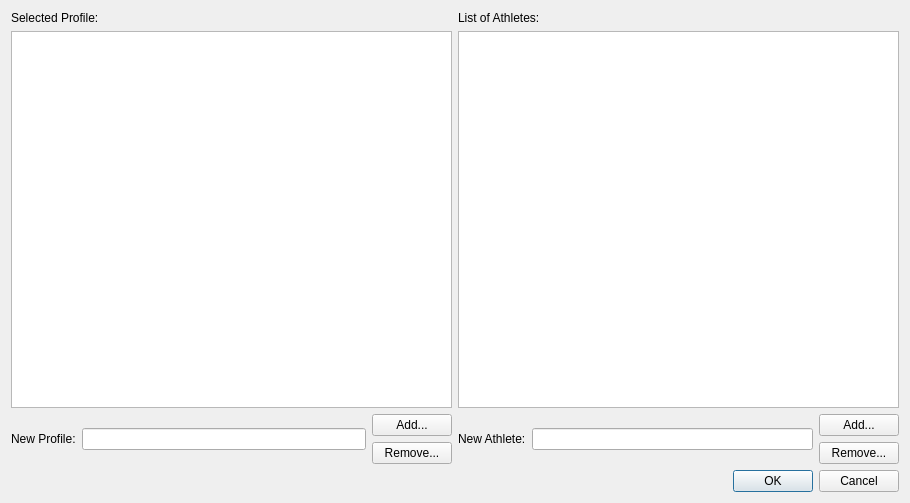
<?xml version="1.0" encoding="UTF-8"?>
<ui version="4.0">
 <class>ProfileDialog</class>
 <widget class="QDialog" name="ProfileDialog">
  <property name="geometry">
   <rect>
    <x>0</x>
    <y>0</y>
    <width>910</width>
    <height>503</height>
   </rect>
  </property>
  <property name="windowTitle">
   <string>Edit Profile</string>
  </property>
  <layout class="QVBoxLayout" name="verticalLayout_6">
   <item>
    <layout class="QVBoxLayout" name="verticalLayout_5">
     <item>
      <layout class="QHBoxLayout" name="horizontalLayout">
       <item>
        <layout class="QVBoxLayout" name="verticalLayout">
         <item>
          <widget class="QLabel" name="ProfileLabel">
           <property name="text">
            <string>Selected Profile:</string>
           </property>
          </widget>
         </item>
         <item>
          <widget class="QListWidget" name="ProfileList">
           <property name="selectionMode">
            <enum>QAbstractItemView::SingleSelection</enum>
           </property>
          </widget>
         </item>
         <item>
          <layout class="QHBoxLayout" name="horizontalLayout_2">
           <item>
            <widget class="QLabel" name="ProfileLineLabel">
             <property name="text">
              <string>New Profile:</string>
             </property>
            </widget>
           </item>
           <item>
            <widget class="QLineEdit" name="ProfileLineEdit"/>
           </item>
           <item>
            <layout class="QVBoxLayout" name="verticalLayout_3">
             <item>
              <widget class="QPushButton" name="ProfileAddButton">
               <property name="text">
                <string>Add...</string>
               </property>
              </widget>
             </item>
             <item>
              <widget class="QPushButton" name="ProfileRemoveButton">
               <property name="text">
                <string>Remove...</string>
               </property>
              </widget>
             </item>
            </layout>
           </item>
          </layout>
         </item>
        </layout>
       </item>
       <item>
        <layout class="QVBoxLayout" name="verticalLayout_2">
         <item>
          <widget class="QLabel" name="AthleteLabel">
           <property name="text">
            <string>List of Athletes:</string>
           </property>
          </widget>
         </item>
         <item>
          <widget class="QListWidget" name="AthleteList">
           <property name="selectionMode">
            <enum>QAbstractItemView::SingleSelection</enum>
           </property>
          </widget>
         </item>
         <item>
          <layout class="QHBoxLayout" name="horizontalLayout_3">
           <item>
            <widget class="QLabel" name="AthleteLineLabel">
             <property name="text">
              <string>New Athlete:</string>
             </property>
            </widget>
           </item>
           <item>
            <widget class="QLineEdit" name="AthleteLineEdit"/>
           </item>
           <item>
            <layout class="QVBoxLayout" name="verticalLayout_4">
             <item>
              <widget class="QPushButton" name="AthleteAddButton">
               <property name="text">
                <string>Add...</string>
               </property>
              </widget>
             </item>
             <item>
              <widget class="QPushButton" name="AthleteRemoveButton">
               <property name="text">
                <string>Remove...</string>
               </property>
              </widget>
             </item>
            </layout>
           </item>
          </layout>
         </item>
        </layout>
       </item>
      </layout>
     </item>
     <item>
      <widget class="QDialogButtonBox" name="ButtonBox">
       <property name="orientation">
        <enum>Qt::Horizontal</enum>
       </property>
       <property name="standardButtons">
        <set>QDialogButtonBox::Cancel|QDialogButtonBox::Ok</set>
       </property>
      </widget>
     </item>
    </layout>
   </item>
  </layout>
 </widget>
 <resources/>
 <connections>
  <connection>
   <sender>ButtonBox</sender>
   <signal>accepted()</signal>
   <receiver>ProfileDialog</receiver>
   <slot>accept()</slot>
   <hints>
    <hint type="sourcelabel">
     <x>228</x>
     <y>484</y>
    </hint>
    <hint type="destinationlabel">
     <x>157</x>
     <y>274</y>
    </hint>
   </hints>
  </connection>
  <connection>
   <sender>ButtonBox</sender>
   <signal>rejected()</signal>
   <receiver>ProfileDialog</receiver>
   <slot>reject()</slot>
   <hints>
    <hint type="sourcelabel">
     <x>296</x>
     <y>490</y>
    </hint>
    <hint type="destinationlabel">
     <x>286</x>
     <y>274</y>
    </hint>
   </hints>
  </connection>
 </connections>
</ui>
